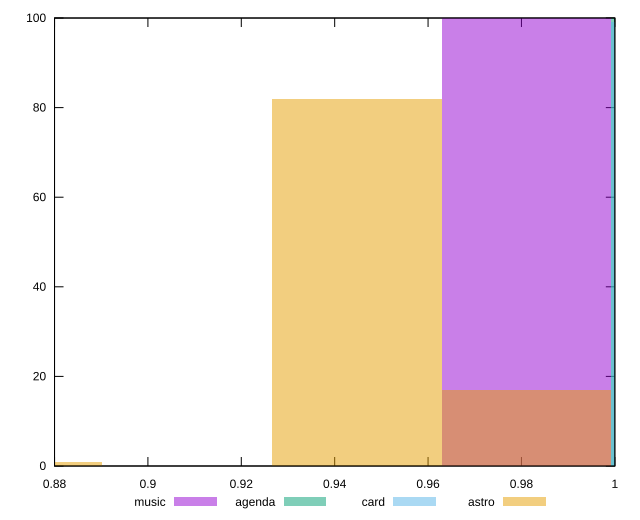

This figure's gnuplot source:
reset

$music <<EOF
0.9811146612597685 100
EOF

$agenda <<EOF
1.0174522413064266 100
EOF

$card <<EOF
1.0174522413064266 99
EOF

$astro <<EOF
0.8721019211197942 1
0.9447770812131104 82
0.9811146612597685 17
EOF

set key outside below
set boxwidth 0.036337580046658095
set xrange [0.88:1]
set yrange [0:100]
set trange [0:100]
set style fill transparent solid 0.5 noborder
set terminal svg size 640, 520 enhanced background rgb 'white'
set output "reports/report_00030_2021-02-24T20-42-31.540Z/bootup-time/comparison/histogram/all_score.svg"

plot $music title "music" with boxes, \
     $agenda title "agenda" with boxes, \
     $card title "card" with boxes, \
     $astro title "astro" with boxes

reset
